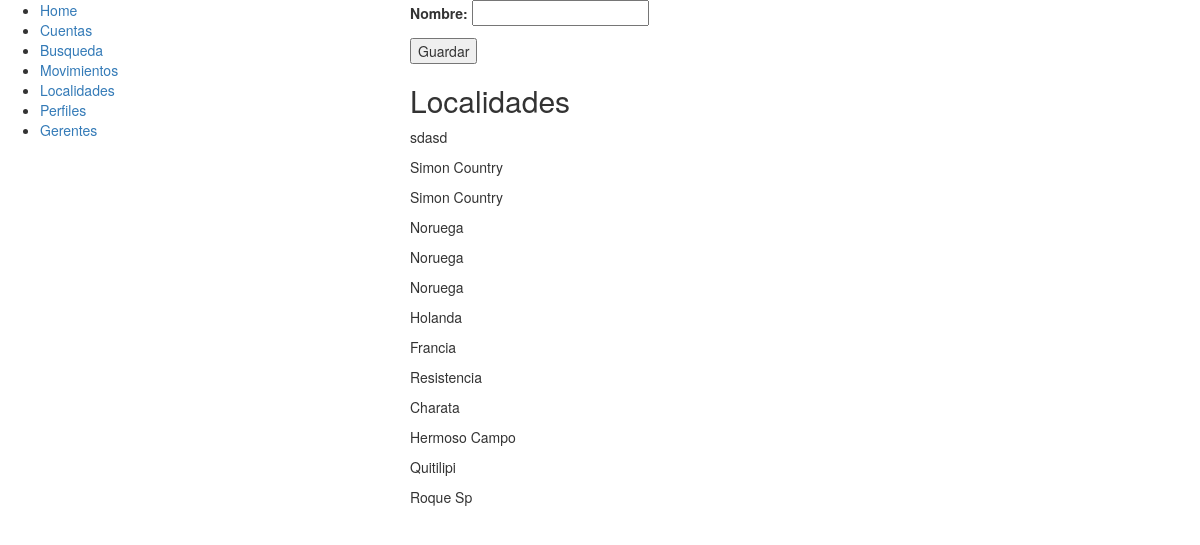
Page /localidades/ (signed in) on the earlier database version.
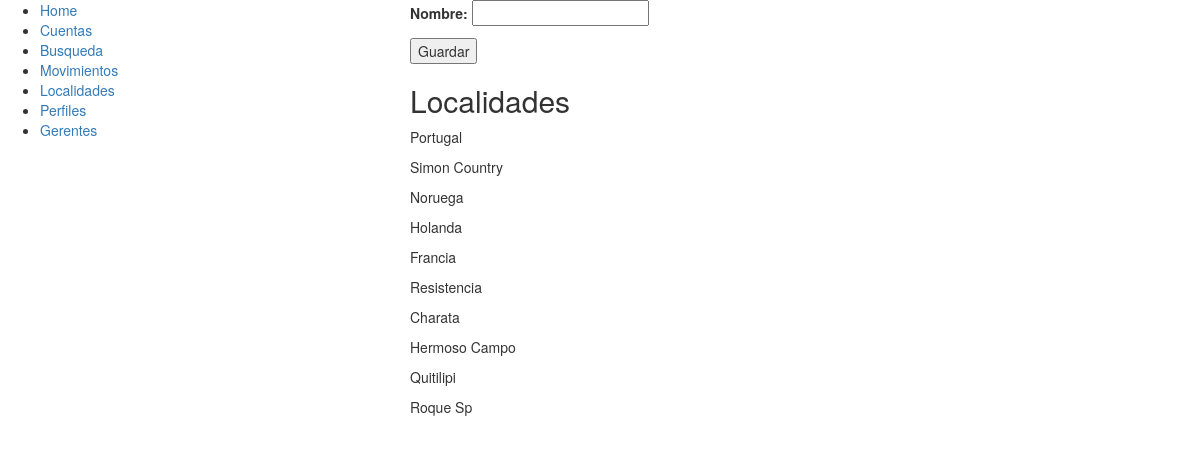
Same page on the later database version.
### cuentas/models.py (models this page shows, shortened)
class Localidad(models.Model):
	nombre = models.CharField(max_length=200)
	@staticmethod
	def ultimos():
		return Localidad.objects.order_by('-id')[:15]

### cuentas/views.py (the view)
# urls.py: url(r'^localidades/$', views.localidades),
@login_required
def localidades(request):
	form = LocalidadForm(request.POST)
	if form.is_valid():
		localidad = form.save(commit=False)
		localidad.save()
		return render(request, 'localidades.html', {'localidades': Localidad.ultimos()})
	else:
		form = LocalidadForm()
		return render(request, 'get_localidades.html', {'form': form, 'localidades': Localidad.ultimos()})

### cuentas/forms.py
class LocalidadForm(forms.ModelForm):
	 class Meta:
	 	model = Localidad
	 	fields = ('nombre',)

### cuentas/templates/get_localidades.html (shortened to what this page needs)
{% extends "base.html" %}
{% block content %}
<form action="/localidades/" method="POST">
	{{ form.as_p }}
	<input type="submit" value="Guardar">
</form>
<h2>Localidades</h2>
{% for localidad in localidades %}
	<p>{{ localidad.nombre }}</p>
{% endfor %}
{% endblock %}

Differences in the rows shown:
removed Localidad: nombre "sdasd"
removed Localidad: nombre "Simon Country"
removed Localidad: nombre "Noruega"
removed Localidad: nombre "Noruega"
added Localidad: nombre "Portugal"
